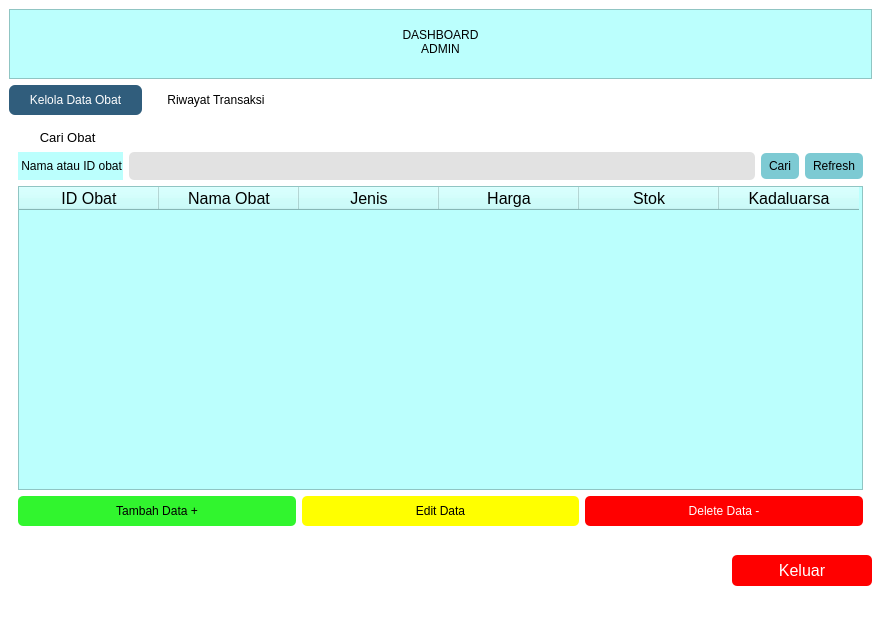
<?xml version="1.0" encoding="UTF-8"?>
<ui version="4.0">
 <class>MainWindow</class>
 <widget class="QMainWindow" name="MainWindow">
  <property name="geometry">
   <rect>
    <x>0</x>
    <y>0</y>
    <width>881</width>
    <height>632</height>
   </rect>
  </property>
  <property name="maximumSize">
   <size>
    <width>16777215</width>
    <height>16777215</height>
   </size>
  </property>
  <property name="windowTitle">
   <string>MainWindow</string>
  </property>
  <property name="styleSheet">
   <string notr="true">background-color: rgb(255, 255, 255);</string>
  </property>
  <widget class="QWidget" name="centralwidget">
   <layout class="QGridLayout" name="gridLayout_4">
    <item row="3" column="0" alignment="Qt::AlignRight|Qt::AlignVCenter">
     <widget class="QPushButton" name="pushButton_keluar">
      <property name="minimumSize">
       <size>
        <width>140</width>
        <height>0</height>
       </size>
      </property>
      <property name="maximumSize">
       <size>
        <width>240</width>
        <height>16777215</height>
       </size>
      </property>
      <property name="font">
       <font>
        <family>Segoe UI</family>
        <pointsize>12</pointsize>
        <italic>false</italic>
        <bold>false</bold>
       </font>
      </property>
      <property name="styleSheet">
       <string notr="true">QPushButton { 
border-radius: 5px;
	background-color: rgb(255, 0, 0);
    color: white;
padding: 6px 20px;
    min-width: 100px;
    max-width: 200px;
}

/* Saat kursor hover */
QPushButton:hover {
     /* warna saat hover */
background-color:rgb(213, 0, 0);
	color: white;
}

/* Saat tombol ditekan */
QPushButton:pressed {
     /* warna saat ditekan */
background-color: rgb(213, 0, 0);
	color: white;
}</string>
      </property>
      <property name="text">
       <string>Keluar</string>
      </property>
     </widget>
    </item>
    <item row="2" column="0">
     <widget class="QTabWidget" name="tabWidget">
      <property name="sizePolicy">
       <sizepolicy hsizetype="Preferred" vsizetype="Preferred">
        <horstretch>0</horstretch>
        <verstretch>0</verstretch>
       </sizepolicy>
      </property>
      <property name="minimumSize">
       <size>
        <width>0</width>
        <height>450</height>
       </size>
      </property>
      <property name="maximumSize">
       <size>
        <width>16777215</width>
        <height>450</height>
       </size>
      </property>
      <property name="styleSheet">
       <string notr="true">QTabBar::tab {       
	
	background-color: rgb(255, 255, 255);
         padding: 8px 20px;
         border-radius: 6px;
         margin-right: 5px;
       }
       QTabBar::tab:selected {
	background-color: rgb(48, 93, 124);
	color: rgb(255, 255, 255);
       }

QTabWidget::pane {
    border: none;
    /* samakan dengan QWidget */
	
	background-color: rgb(125, 202, 211);
}

</string>
      </property>
      <property name="currentIndex">
       <number>0</number>
      </property>
      <widget class="QWidget" name="tab">
       <attribute name="title">
        <string>Kelola Data Obat</string>
       </attribute>
       <layout class="QGridLayout" name="gridLayout_3">
        <item row="2" column="0">
         <widget class="QTableWidget" name="tableWidget">
          <property name="styleSheet">
           <string notr="true">background-color: rgb(187, 255, 253);</string>
          </property>
          <attribute name="horizontalHeaderMinimumSectionSize">
           <number>32</number>
          </attribute>
          <attribute name="horizontalHeaderDefaultSectionSize">
           <number>140</number>
          </attribute>
          <column>
           <property name="text">
            <string>ID Obat</string>
           </property>
           <property name="font">
            <font>
             <pointsize>12</pointsize>
            </font>
           </property>
          </column>
          <column>
           <property name="text">
            <string>Nama Obat</string>
           </property>
           <property name="font">
            <font>
             <pointsize>12</pointsize>
            </font>
           </property>
          </column>
          <column>
           <property name="text">
            <string>Jenis</string>
           </property>
           <property name="font">
            <font>
             <pointsize>12</pointsize>
            </font>
           </property>
          </column>
          <column>
           <property name="text">
            <string>Harga</string>
           </property>
           <property name="font">
            <font>
             <pointsize>12</pointsize>
            </font>
           </property>
          </column>
          <column>
           <property name="text">
            <string>Stok</string>
           </property>
           <property name="font">
            <font>
             <pointsize>12</pointsize>
            </font>
           </property>
          </column>
          <column>
           <property name="text">
            <string>Kadaluarsa</string>
           </property>
           <property name="font">
            <font>
             <pointsize>12</pointsize>
            </font>
           </property>
          </column>
         </widget>
        </item>
        <item row="1" column="0">
         <layout class="QGridLayout" name="gridLayout_2">
          <property name="bottomMargin">
           <number>0</number>
          </property>
          <property name="horizontalSpacing">
           <number>6</number>
          </property>
          <property name="verticalSpacing">
           <number>0</number>
          </property>
          <item row="1" column="0">
           <widget class="QLabel" name="label_2">
            <property name="styleSheet">
             <string notr="true">background-color: rgb(187, 255, 253);
border radius: 5px;</string>
            </property>
            <property name="text">
             <string> Nama atau ID obat</string>
            </property>
           </widget>
          </item>
          <item row="1" column="2">
           <widget class="QPushButton" name="pushButton_search">
            <property name="styleSheet">
             <string notr="true">
QPushButton { 
background-color: rgb(125, 202, 211);
border-radius:5px;
	border-radius: 5px;
padding: 6px 8px; 
}

/* Saat kursor hover */
QPushButton:hover {
     /* warna saat hover */
	color: rgb(255, 255, 255);
	background-color: rgb(36, 79, 124);
}

/* Saat tombol ditekan */
QPushButton:pressed {
     /* warna saat ditekan */
	color: rgb(255, 255, 255);
	background-color: rgb(36, 79, 124);
}

</string>
            </property>
            <property name="text">
             <string>Cari</string>
            </property>
           </widget>
          </item>
          <item row="1" column="1">
           <widget class="QLineEdit" name="lineEdit">
            <property name="styleSheet">
             <string notr="true">border-radius: 5px;
padding: 6px 8px; 
background-color: rgb(226, 226, 226);</string>
            </property>
           </widget>
          </item>
          <item row="1" column="3">
           <widget class="QPushButton" name="pushButton_refresh">
            <property name="styleSheet">
             <string notr="true">QPushButton { 
background-color: rgb(125, 202, 211);
border-radius:5px;
	border-radius: 5px;
padding: 6px 8px; 
}

/* Saat kursor hover */
QPushButton:hover {
     /* warna saat hover */
	color: rgb(255, 255, 255);
	background-color: rgb(36, 79, 124);
}

/* Saat tombol ditekan */
QPushButton:pressed {
     /* warna saat ditekan */
	color: rgb(255, 255, 255);
	background-color: rgb(36, 79, 124);
}
</string>
            </property>
            <property name="text">
             <string>Refresh</string>
            </property>
           </widget>
          </item>
         </layout>
        </item>
        <item row="3" column="0">
         <layout class="QGridLayout" name="gridLayout">
          <item row="0" column="2">
           <widget class="QPushButton" name="pushButton_delete">
            <property name="styleSheet">
             <string notr="true">QPushButton { 
border-radius: 5px;
padding: 8px 8px; 
	background-color: rgb(255, 0, 0);
    color: white;
}

/* Saat kursor hover */
QPushButton:hover {
     /* warna saat hover */
background-color:rgb(213, 0, 0);
	color: white;
}

/* Saat tombol ditekan */
QPushButton:pressed {
     /* warna saat ditekan */
background-color: rgb(213, 0, 0);
	color: white;
}</string>
            </property>
            <property name="text">
             <string>Delete Data -</string>
            </property>
           </widget>
          </item>
          <item row="0" column="0">
           <widget class="QPushButton" name="pushButton_tambah">
            <property name="styleSheet">
             <string notr="true">QPushButton { 
background-color: rgb(49, 245, 46);
	border-radius: 5px;
padding: 8px 8px; 
}

/* Saat kursor hover */
QPushButton:hover {
     /* warna saat hover */
	background-color: rgb(85, 255, 127);
    color: black;
}

/* Saat tombol ditekan */
QPushButton:pressed {
     /* warna saat ditekan */
		background-color: rgb(85, 255, 127);
    color: black;
}

</string>
            </property>
            <property name="text">
             <string>Tambah Data +</string>
            </property>
           </widget>
          </item>
          <item row="0" column="1">
           <widget class="QPushButton" name="pushButton_edit">
            <property name="styleSheet">
             <string notr="true">QPushButton { 
background-color: rgb(255, 255, 0);	
	border-radius: 5px;
padding: 8px 8px; 
}

/* Saat kursor hover */
QPushButton:hover {
     /* warna saat hover */
	background-color: rgb(255, 255, 127);
    color: black;
}

/* Saat tombol ditekan */
QPushButton:pressed {
     /* warna saat ditekan */
	background-color: rgb(255, 255, 127);
    color: black;
}</string>
            </property>
            <property name="text">
             <string>Edit Data</string>
            </property>
           </widget>
          </item>
         </layout>
        </item>
        <item row="0" column="0">
         <widget class="QLabel" name="label_3">
          <property name="font">
           <font>
            <pointsize>10</pointsize>
           </font>
          </property>
          <property name="styleSheet">
           <string notr="true">border-radius: 5px;
padding: 6px 8px; 
padding-bottom:1px;
</string>
          </property>
          <property name="text">
           <string>   Cari Obat</string>
          </property>
         </widget>
        </item>
       </layout>
      </widget>
      <widget class="QWidget" name="tab_2">
       <attribute name="title">
        <string>Riwayat Transaksi</string>
       </attribute>
       <layout class="QVBoxLayout" name="verticalLayout">
        <item>
         <widget class="QTableWidget" name="tableWidget_2">
          <property name="styleSheet">
           <string notr="true">background-color: rgb(187, 255, 253);</string>
          </property>
          <attribute name="horizontalHeaderDefaultSectionSize">
           <number>210</number>
          </attribute>
          <column>
           <property name="text">
            <string>ID Transaksi</string>
           </property>
          </column>
          <column>
           <property name="text">
            <string>Tanggal Transaksi</string>
           </property>
          </column>
          <column>
           <property name="text">
            <string>Kasir</string>
           </property>
          </column>
          <column>
           <property name="text">
            <string>Total Harga(Rp)</string>
           </property>
          </column>
         </widget>
        </item>
        <item>
         <widget class="QPushButton" name="pushButton_LihatDetail">
          <property name="styleSheet">
           <string notr="true">
QPushButton { 
background-color: rgb(125, 202, 211);
border-radius:5px;
	border-radius: 5px;
padding: 6px 8px; 
}

/* Saat kursor hover */
QPushButton:hover {
     /* warna saat hover */
	color: rgb(255, 255, 255);
	background-color: rgb(36, 79, 124);
}

/* Saat tombol ditekan */
QPushButton:pressed {
     /* warna saat ditekan */
	color: rgb(255, 255, 255);
	background-color: rgb(36, 79, 124);
}
</string>
          </property>
          <property name="text">
           <string>Lihat Detail</string>
          </property>
         </widget>
        </item>
       </layout>
      </widget>
     </widget>
    </item>
    <item row="0" column="0">
     <widget class="QTextBrowser" name="textBrowser">
      <property name="maximumSize">
       <size>
        <width>16777215</width>
        <height>70</height>
       </size>
      </property>
      <property name="styleSheet">
       <string notr="true">background-color: rgb(187, 255, 253);
BORDER-RADIUS:5PX;</string>
      </property>
      <property name="html">
       <string>&lt;!DOCTYPE HTML PUBLIC &quot;-//W3C//DTD HTML 4.0//EN&quot; &quot;http://www.w3.org/TR/REC-html40/strict.dtd&quot;&gt;
&lt;html&gt;&lt;head&gt;&lt;meta name=&quot;qrichtext&quot; content=&quot;1&quot; /&gt;&lt;meta charset=&quot;utf-8&quot; /&gt;&lt;style type=&quot;text/css&quot;&gt;
p, li { white-space: pre-wrap; }
hr { height: 1px; border-width: 0; }
li.unchecked::marker { content: &quot;\2610&quot;; }
li.checked::marker { content: &quot;\2612&quot;; }
&lt;/style&gt;&lt;/head&gt;&lt;body style=&quot; font-family:'Segoe UI'; font-size:9pt; font-weight:400; font-style:normal;&quot;&gt;
&lt;p align=&quot;center&quot; style=&quot;-qt-paragraph-type:empty; margin-top:0px; margin-bottom:0px; margin-left:0px; margin-right:0px; -qt-block-indent:0; text-indent:0px;&quot;&gt;&lt;br /&gt;&lt;/p&gt;
&lt;p align=&quot;center&quot; style=&quot; margin-top:0px; margin-bottom:0px; margin-left:0px; margin-right:0px; -qt-block-indent:0; text-indent:0px;&quot;&gt;DASHBOARD&lt;/p&gt;
&lt;p align=&quot;center&quot; style=&quot; margin-top:0px; margin-bottom:0px; margin-left:0px; margin-right:0px; -qt-block-indent:0; text-indent:0px;&quot;&gt;ADMIN&lt;/p&gt;&lt;/body&gt;&lt;/html&gt;</string>
      </property>
     </widget>
    </item>
   </layout>
  </widget>
  <widget class="QMenuBar" name="menubar">
   <property name="geometry">
    <rect>
     <x>0</x>
     <y>0</y>
     <width>881</width>
     <height>22</height>
    </rect>
   </property>
  </widget>
  <widget class="QStatusBar" name="statusbar"/>
 </widget>
 <resources>
  <include location="logo-apotek.qrc"/>
 </resources>
 <connections/>
</ui>
